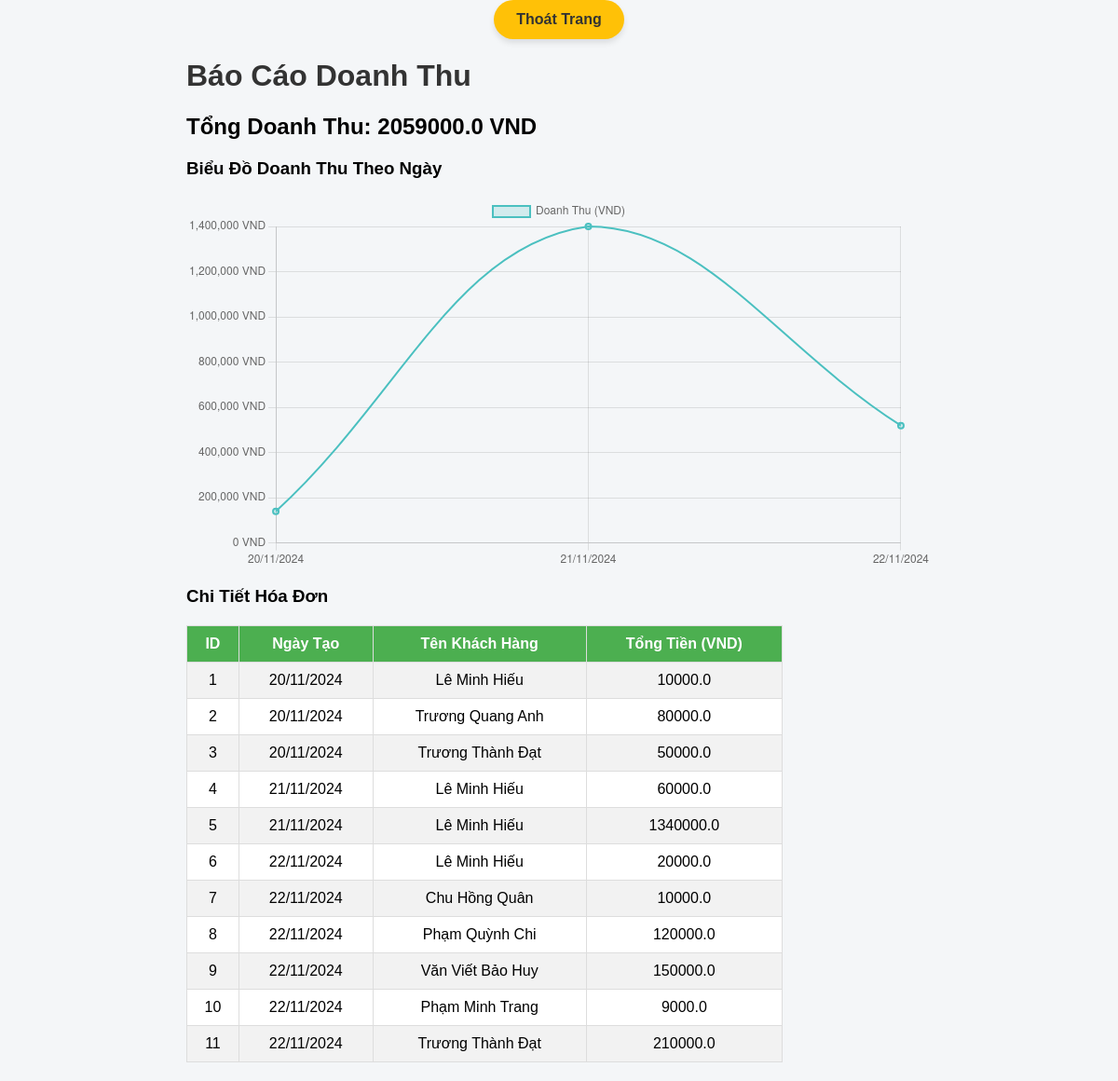
The page /revenue on the database its author committed.
### models.py (models this page shows)
class Customer(db.Model):
    __tablename__ = 'customers'
    id = db.Column(db.Integer, primary_key=True)
    name = db.Column(db.String(100), nullable=False)  # Tên khách hàng
    phone = db.Column(db.String(20), nullable=False)  # Số điện thoại
    invoices = db.relationship('Invoice', back_populates='customer')  # Quan hệ ngược với bảng hóa đơn

### app.py (the view)
@app.route('/revenue')
def revenue():
    invoices = Invoice.query.order_by(Invoice.issue_date).all()
    revenue_by_date = {}
    invoice_details = []
    for invoice in invoices:
        customer = Customer.query.get(invoice.customer_id)
        medicine = Medicine.query.get(invoice.medicine_id)
        total_amount = calculate_total_amount(invoice)
        date = invoice.issue_date.strftime('%d/%m/%Y')
        if date not in revenue_by_date:
            revenue_by_date[date] = 0
        revenue_by_date[date] += total_amount
        invoice_details.append({
            'id': invoice.id,
            'customer_name': customer.name,
            'medicine_name': medicine.name,
            'quantity': invoice.quantity,
            'total_amount': total_amount,
            'issue_date': invoice.issue_date.strftime('%d/%m/%Y')
        })
    dates = list(revenue_by_date.keys())
    revenues = list(revenue_by_date.values())
    return render_template('revenue.html', invoices=invoice_details, total_revenue=sum(revenues), dates=dates, revenues=revenues)

### app.py (called while the page is built)
def calculate_total_amount(invoice):
    medicine = Medicine.query.get(invoice.medicine_id)
    return invoice.quantity * medicine.price

### templates/revenue.html (shortened to what this page needs)
<!DOCTYPE html>
<html lang="en">
<head>
    <link rel="stylesheet" href="{{ url_for('static', filename='style.css') }}">
</head>
<body>
    <a href="{{ url_for('home') }}" class="exit-button">Thoát Trang</a>
    <div class="container">
        <h1>Báo Cáo Doanh Thu</h1>
        <div class="revenue-summary">
            <h2>Tổng Doanh Thu: {{ total_revenue }} VND</h2>
        </div>
        <h3>Biểu Đồ Doanh Thu Theo Ngày</h3>
        <canvas id="revenueChart" width="800" height="400"></canvas>
        <h3>Chi Tiết Hóa Đơn</h3>
        <table>
            <tr>
                <th>ID</th>
                <th>Ngày Tạo</th>
                <th>Tên Khách Hàng</th>
                <th>Tổng Tiền (VND)</th>
            </tr>
            {% for invoice in invoices %}
            <tr>
                <td>{{ invoice.id }}</td>
                <td>{{ invoice.issue_date }}</td>
                <td>{{ invoice.customer_name }}</td>
                <td>{{ invoice.total_amount }}</td>
            </tr>
            {% endfor %}
        </table>
    </div>
    <script>
        // Lấy dữ liệu từ Flask
        const labels = {{ dates | tojson }};
        const data = {{ revenues | tojson }};
        // Vẽ biểu đồ bằng Chart.js
        const ctx = document.getElementById('revenueChart').getContext('2d');
        const revenueChart = new Chart(ctx, {
            type: 'line', // Hoặc 'bar' nếu muốn dùng biểu đồ cột
            data: {
                labels: labels,
                datasets: [{
                    label: 'Doanh Thu (VND)',
                    data: data,
                    borderColor: 'rgba(75, 192, 192, 1)',
                    backgroundColor: 'rgba(75, 192, 192, 0.2)',
                    borderWidth: 2,
                    tension: 0.4, // Đường cong của biểu đồ
                }]
            },
            options: {
                responsive: true,
                plugins: {
                    legend: {
                        position: 'top',
                    },
                    tooltip: {
                        callbacks: {
                            label: function(context) {
                                return context.raw.toLocaleString() + ' VND';
                            }
                        }
                    }
                },
                scales: {
                    y: {
                        beginAtZero: true,
                        ticks: {
                            callback: function(value) {
                                return value.toLocaleString() + ' VND';
                            }
                        }
                    }
                }
            }
        });
    </script>
</body>
</html>

### static/style.css (style rules this page uses)
body { font-family: Arial, sans-serif; background-color: #f4f6f8; margin: 0; padding: 0; display: flex; justify-content: center; align-items: center; flex-direction: column; min-height: 100vh; }
h1 { color: #333; }
a { text-decoration: none; color: #d6dce2; display: inline-block; padding: 15px 30px; font-size: 18px; background-color: #2986bb; border: none; border-radius: 8px; transition: background-color 0.3s ease; }
table { width: 80%; margin: 20px 0; border-collapse: collapse; background-color: #fff; }
table, th, td { border: 1px solid #ddd; padding: 10px; text-align: center; }
th { background-color: #4CAF50; color: white; }
tr:nth-child(even) { background-color: #f2f2f2; }
.exit-button { display: inline-block; padding: 12px 24px; font-size: 16px; font-weight: bold; color: #333; background-color: #FFC107; border: none; border-radius: 50px; text-decoration: none; cursor: pointer; transition: background-color 0.3s ease, transform 0.2s ease; box-shadow: 0px 4px 6px rgba(0, 0, 0, 0.1); }

### rows shown on the page
Customer: customer_name "Lê Minh Hiếu" "Lê Minh Hiếu" "Lê Minh Hiếu" "Lê Minh Hiếu"
Customer: customer_name "Trương Quang Anh"
Customer: customer_name "Trương Thành Đạt" "Trương Thành Đạt"
Customer: customer_name "Chu Hồng Quân"
Customer: customer_name "Phạm Quỳnh Chi"
Customer: customer_name "Văn Viết Bảo Huy"
Customer: customer_name "Phạm Minh Trang"

### other values the page prints
{{ total_revenue }} "2059000.0"
{{ invoice.id }} "1" "2" "3" "4" "5" "6" "7" "8" "9" "10" "11"
{{ invoice.issue_date }} "20/11/2024" "20/11/2024" "20/11/2024" "21/11/2024" "21/11/2024" "22/11/2024" "22/11/2024" "22/11/2024" "22/11/2024" "22/11/2024" "22/11/2024"
{{ invoice.total_amount }} "10000.0" "80000.0" "50000.0" "60000.0" "1340000.0" "20000.0" "10000.0" "120000.0" "150000.0" "9000.0" "210000.0"
chart data {{ dates | tojson }} ["20/11/2024", "21/11/2024", "22/11/2024"]
chart data {{ revenues | tojson }} [140000.0, 1400000.0, 519000.0]
